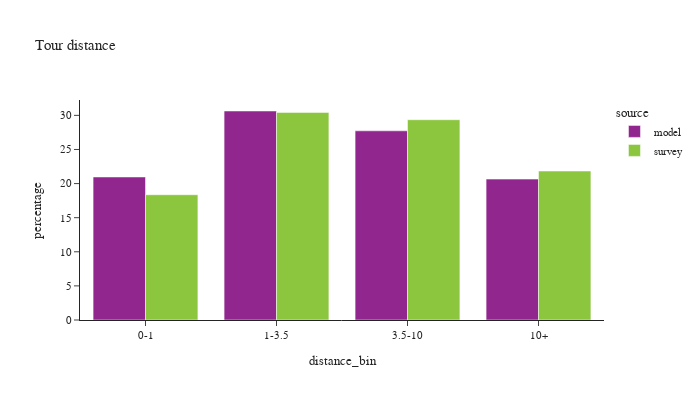

The code cell stored with this chart in its notebook:
### Code cell
def plot_bins(df:pd.DataFrame, filter=None, title_name=None):

    if filter is not None:
        df = df.loc[filter]
    df_plot = df.loc[(df['distance_bin'] != float('nan'))].groupby(['source','distance_bin'])['toexpfac'].sum().reset_index()

    df_plot['percentage'] = df_plot.groupby(['source'], group_keys=False)['toexpfac']. \
        apply(lambda x: 100 * x / float(x.sum()))

    df_plot_ct = df.loc[(df['distance_bin'] != float('nan'))].groupby(['source','distance_bin'])['toexpfac'].count().reset_index().rename(columns={'toexpfac':'sample count'})

    df_plot = df_plot.merge(df_plot_ct, on=['source','distance_bin'])

    if title_name:
        chart_title = "Tour distance by purpose: "+title_name
    else:
        chart_title = "Tour distance"

    fig = px.bar(df_plot, x="distance_bin", y="percentage", color="source",barmode="group",
                facet_col_wrap=2, hover_data=['sample count'],
                title=chart_title)
    fig.for_each_annotation(lambda a: a.update(text = a.text.split("=")[-1]))
    fig.update_layout(height=400, width=700, font=dict(size=11))
    fig.show()

plot_bins(tour)

### Figure 1 — Plotly figure (JSON) as saved in the notebook; plotly's stock layout.template omitted (floating-point values rounded to 4 significant figures)
{"data": [{"alignmentgroup": "True", "customdata": [[1597727], [2334594], [2113244], [1573794]], "hovertemplate": "source=model<br>distance_bin=%{x}<br>percentage=%{y}<br>sample count=%{customdata[0]}<extra></extra>", "legendgroup": "model", "marker": {"color": "#91268F", "pattern": {"shape": ""}}, "name": "model", "offsetgroup": "model", "orientation": "v", "showlegend": true, "textposition": "auto", "type": "bar", "x": ["0-1", "1-3.5", "3.5-10", "10+"], "xaxis": "x", "y": [20.97, 30.64, 27.74, 20.66], "yaxis": "y"}, {"alignmentgroup": "True", "customdata": [[2614], [3210], [2737], [1721]], "hovertemplate": "source=survey<br>distance_bin=%{x}<br>percentage=%{y}<br>sample count=%{customdata[0]}<extra></extra>", "legendgroup": "survey", "marker": {"color": "#8CC63E", "pattern": {"shape": ""}}, "name": "survey", "offsetgroup": "survey", "orientation": "v", "showlegend": true, "textposition": "auto", "type": "bar", "x": ["0-1", "1-3.5", "3.5-10", "10+"], "xaxis": "x", "y": [18.37, 30.44, 29.36, 21.84], "yaxis": "y"}], "layout": {"barmode": "group", "font": {"size": 11}, "height": 400, "legend": {"title": {"text": "source"}, "tracegroupgap": 0}, "title": {"text": "Tour distance"}, "width": 700, "xaxis": {"anchor": "y", "domain": [0.0, 1.0], "title": {"text": "distance_bin"}}, "yaxis": {"anchor": "x", "domain": [0.0, 1.0], "title": {"text": "percentage"}}}}
